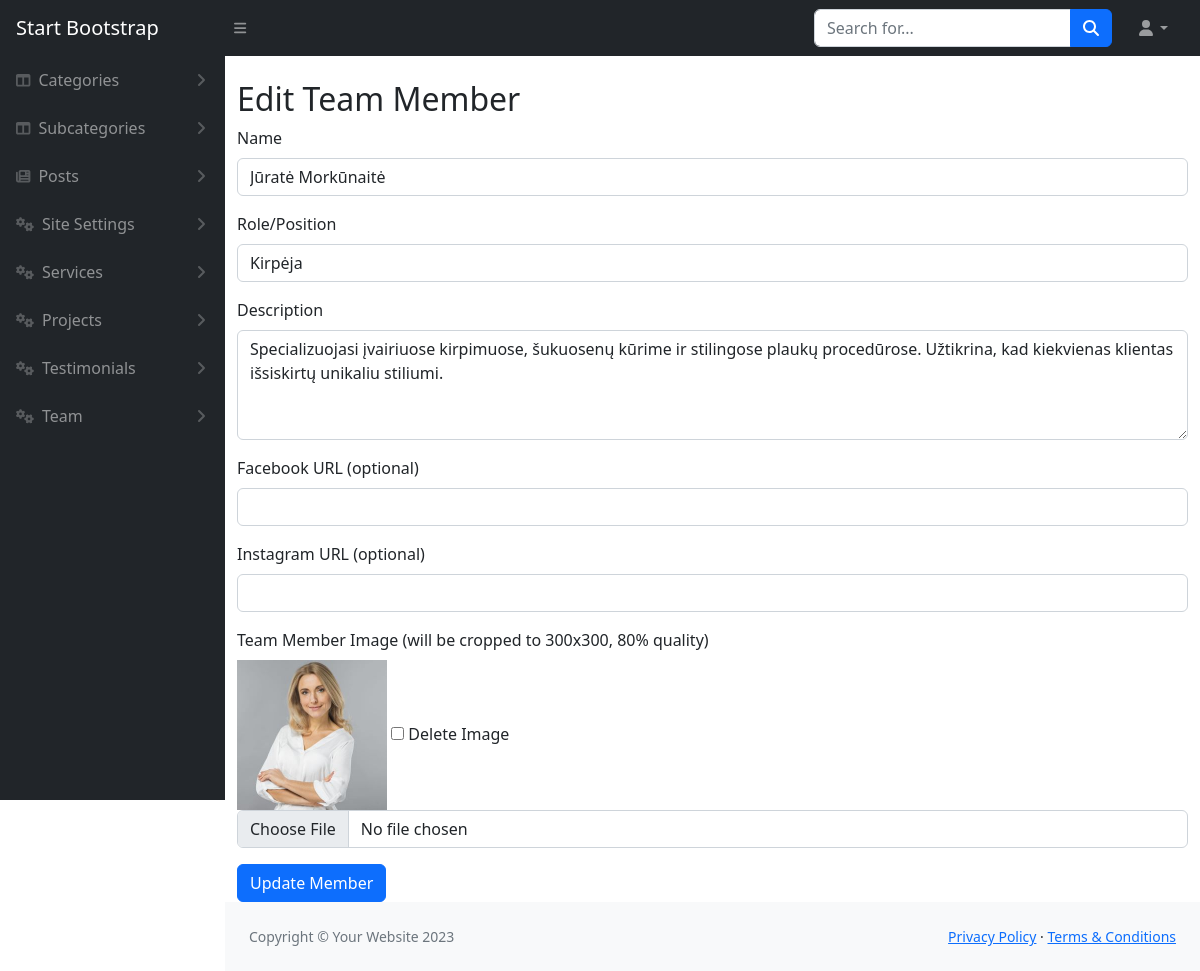
/admin/teamEdit.php?id=3 (signed in), run on the app's committed database.
### tables this page shows
CREATE TABLE `team_members` (
  `id` int(11) NOT NULL,
  `name` varchar(255) NOT NULL,
  `role` varchar(255) DEFAULT NULL,
  `description` text DEFAULT NULL,
  `image` varchar(255) DEFAULT NULL,
  `facebook` varchar(255) DEFAULT NULL,
  `instagram` varchar(255) DEFAULT NULL,
  `created_at` timestamp NOT NULL DEFAULT current_timestamp()
);

### admin/teamEdit.php (the view, shortened to what this page needs)
<?php
include('../config/db.php');
$member_id = intval($_GET['id']);
$query = "SELECT * FROM team_members WHERE id = $member_id";
$result = mysqli_query($con, $query);
$member = mysqli_fetch_assoc($result);
include('includes/header.php');
?>
<div class="container mt-4">
    <h2>Edit Team Member</h2>
    <form method="POST" enctype="multipart/form-data">
        <div class="mb-3">
            <label class="form-label">Name</label>
            <input type="text" name="name" class="form-control" value="<?= htmlspecialchars($member['name']); ?>" required>
        </div>
        <div class="mb-3">
            <label class="form-label">Role/Position</label>
            <input type="text" name="role" class="form-control" value="<?= htmlspecialchars($member['role']); ?>" required>
        </div>
        <div class="mb-3">
            <label class="form-label">Description</label>
            <textarea name="description" class="form-control" rows="4" required><?= htmlspecialchars($member['description']); ?></textarea>
        </div>
        <div class="mb-3">
            <label class="form-label">Facebook URL (optional)</label>
            <input type="text" name="facebook" class="form-control" value="<?= htmlspecialchars($member['facebook']); ?>">
        </div>
        <div class="mb-3">
            <label class="form-label">Instagram URL (optional)</label>
            <input type="text" name="instagram" class="form-control" value="<?= htmlspecialchars($member['instagram']); ?>">
        </div>
        <div class="mb-3">
            <label class="form-label">Team Member Image (will be cropped to 300x300, 80% quality)</label>
            <?php if (!empty($member['image'])): ?>
                <div>
                    <img src="../uploads/<?= $member['image']; ?>" width="150" alt="Team Member Image">
                    <label><input type="checkbox" name="delete_image" value="1"> Delete Image</label>
                </div>
            <?php endif; ?>
            <input type="file" name="image" class="form-control">
        </div>
        <button type="submit" name="edit_member" class="btn btn-primary">Update Member</button>
    </form>
</div>
<?php include('includes/footer.php'); ?>

### data on the page
team_members: name "Jūratė Morkūnaitė", role "Kirpėja", description "Specializuojasi įvairiuose kirpimuose, šukuosenų kūrime ir stilingose plaukų procedūrose. Užtikrina, kad kiekvienas klientas išsiskirtų unikaliu stiliumi.", image (picture)
